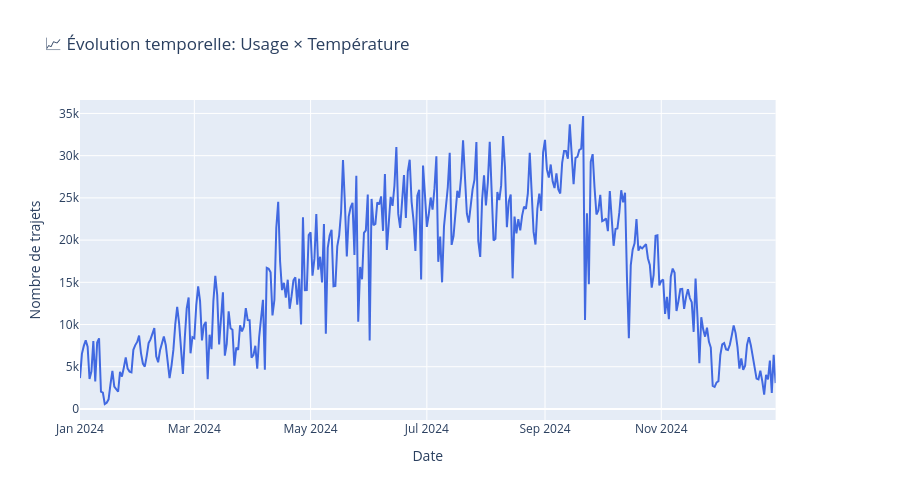

Notebook code for this chart:
### Markdown cell above
### 3.4 Timeline: Usage vs Météo

### Code cell
# Graphique à double axe
fig = make_subplots(specs=[[{"secondary_y": True}]])

# Trajets
fig.add_trace(
    go.Scatter(x=df_merged['date'], y=df_merged['trip_count'],
               name="Nombre de trajets",
               line=dict(color='royalblue', width=2)),
    secondary_y=False
)

# Température
if 'temperature_2m_mean' in df_merged.columns:
    fig.add_trace(
        go.Scatter(x=df_merged['date'], y=df_merged['temperature_2m_mean'],
                   name="Température (°C)",
                   line=dict(color='orangered', width=2, dash='dash')),
        secondary_y=True
    )

fig.update_xaxes(title_text="Date")
fig.update_yaxes(title_text="Nombre de trajets", secondary_y=False)
fig.update_yaxes(title_text="Température (°C)", secondary_y=True)

fig.update_layout(
    title='📈 Évolution temporelle: Usage × Température',
    height=500,
    hovermode='x unified'
)

fig.show()

### Figure 1 — Plotly figure (JSON) as saved in the notebook; plotly's stock layout.template omitted (floating-point values rounded to 4 significant figures; data arrays with more than 128 entries replaced by an {"elided": "..."} marker saying what was removed)
{"data": [{"line": {"color": "royalblue", "width": 2}, "name": "Nombre de trajets", "type": "scatter", "x": {"elided": "366 str values"}, "xaxis": "x", "y": {"elided": "366 int values"}, "yaxis": "y"}], "layout": {"height": 500, "hovermode": "x unified", "title": {"text": "📈 Évolution temporelle: Usage × Température"}, "xaxis": {"anchor": "y", "domain": [0, 0.94], "title": {"text": "Date"}}, "yaxis": {"anchor": "x", "domain": [0, 1], "title": {"text": "Nombre de trajets"}}, "yaxis2": {"anchor": "x", "overlaying": "y", "side": "right", "title": {"text": "Température (°C)"}}}}
